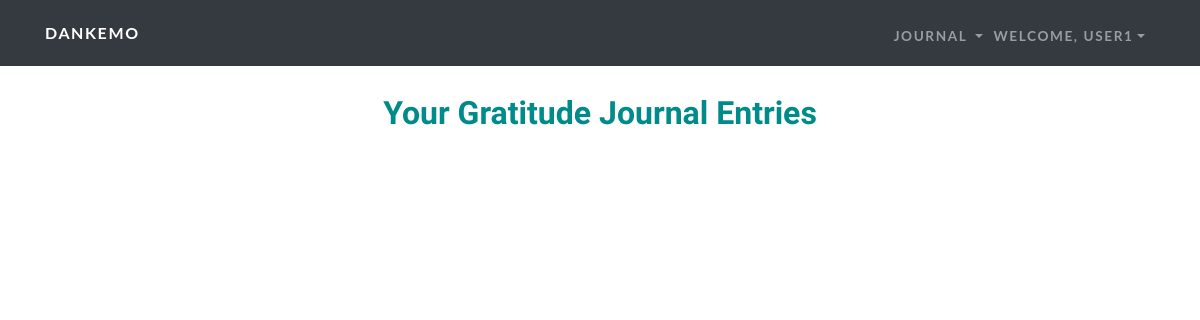
Before: /notes (signed in) with the older database file.
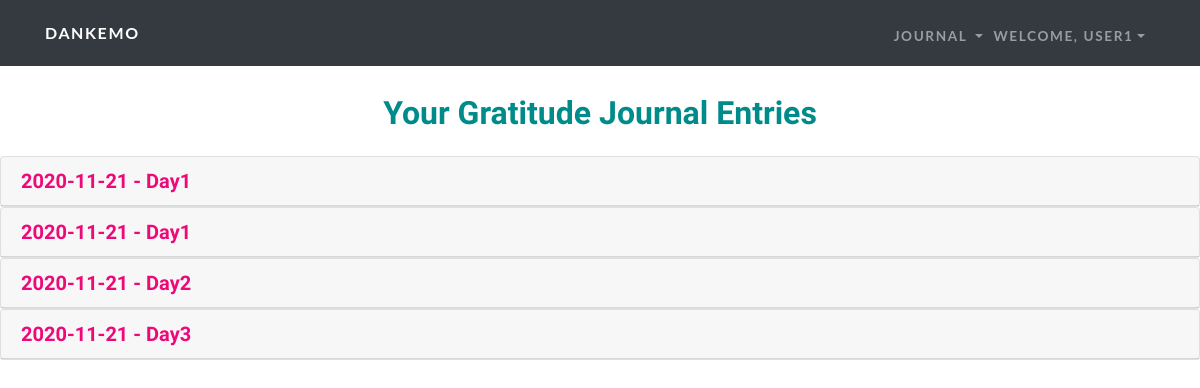
After: the same page with the newer database file.
### tables this page shows
CREATE TABLE "journals" ("id" INTEGER PRIMARY KEY AUTOINCREMENT , "username" TEXT NOT NULL , "date" TEXT NOT NULL , "note" TEXT NOT NULL, title TEXT NOT NULL);

### app.py (the view)
@app.route("/notes")
@login_required
def notes():
    uname = db.execute("SELECT username FROM users WHERE id=:cid",
                    cid=session["user_id"])[0]["username"]
    entries = db.execute("SELECT * FROM journals WHERE username=:username",
                username=uname)
    return render_template("all_notes.html", uname=uname, entries=entries)

### app.py (called while the page is built)
@app.after_request
def after_request(response):
    response.headers["Cache-Control"] = "no-cache, no-store, must-revalidate"
    response.headers["Expires"] = 0
    response.headers["Pragma"] = "no-cache"
    return response

### helpers.py (called while the page is built)
def login_required(f):
    @wraps(f)
    def decorated_function(*args, **kwargs):
        if session.get("user_id") is None:
            return redirect("/login")
        return f(*args, **kwargs)
    return decorated_function

### templates/all_notes.html (shortened to what this page needs)
<!DOCTYPE html>
<html>
<head>
    <link rel="stylesheet" href="/static/bootstrap/css/bootstrap.min.css">
    <link rel="stylesheet" href="https://use.fontawesome.com/releases/v5.12.0/css/all.css">
    <link rel="stylesheet" href="https://cdnjs.cloudflare.com/ajax/libs/font-awesome/4.7.0/css/font-awesome.min.css">
    <link rel="stylesheet" href="/static/fonts/fontawesome5-overrides.min.css">
    <link rel="stylesheet" href="/static/css/styles.min.css">
    <link rel="stylesheet" href="https://cdnjs.cloudflare.com/ajax/libs/aos/2.2.0/aos.css">
    <link rel="stylesheet" href="https://cdnjs.cloudflare.com/ajax/libs/jquery.tablesorter/2.31.2/css/theme.bootstrap_4.min.css">
    <link rel="stylesheet" href="https://cdnjs.cloudflare.com/ajax/libs/jqueryui/1.12.1/jquery-ui.min.css">
</head>
<body>
    <nav class="navbar navbar-dark navbar-expand-lg fixed-top bg-dark navbar-custom">
        <div class="container"><a class="navbar-brand" href="/home">Dankemo</a><button data-toggle="collapse" class="navbar-toggler" data-target="#navbarResponsive"></button>
            <div class="collapse navbar-collapse" id="navbarResponsive">
                <ul class="nav navbar-nav ml-auto">
                    <li class="nav-item">
                        <div class="nav-item dropdown"><a class="dropdown-toggle" data-toggle="dropdown" aria-expanded="false" href="#" style="text-transform: uppercase;letter-spacing: 0.1rem;font-weight: 700;font-size: 0.85rem;font-family: Lato, sans-serif;color: rgba(255,255,255,0.5);">Journal&nbsp;</a>
            </div>
            </li>
            <li class="nav-item">
                <div class="nav-item dropdown"><a class="dropdown-toggle" data-toggle="dropdown" aria-expanded="false" href="#" style="text-transform: uppercase;letter-spacing: 0.1rem;font-weight: 700;font-size: 0.85rem;font-family: Lato, sans-serif;color: rgba(255,255,255,0.5);">WELCOME, {{uname}}</a>
        </div>
        </li>
        </ul>
        </div>
        </div>
    </nav>
    <br/>
    <h1 class="h2 mb-4" style="text-align: center; color:darkcyan">Your Gratitude Journal Entries</h1>
    <div role="tablist" id="accordion-1">
        {% if entries %}
        {% for e in entries %}
        <div class="card">
            <div class="card-header" role="tab">
                <h5 class="mb-0"><a data-toggle="collapse" aria-expanded="false" aria-controls="accordion-1 .item-{{e['id']}}" href="#accordion-1 .item-{{e['id']}}">{{e["date"]}} - {{e["title"]}}</a></h5>
            </div>
        </div>
        {% endfor %}
        {% endif %}
    </div>
</body>
</html>

Changed rows visible on the page:
added journals: date "2020-11-21", title "Day1"
added journals: date "2020-11-21", title "Day1"
added journals: date "2020-11-21", title "Day2"
added journals: date "2020-11-21", title "Day3"
